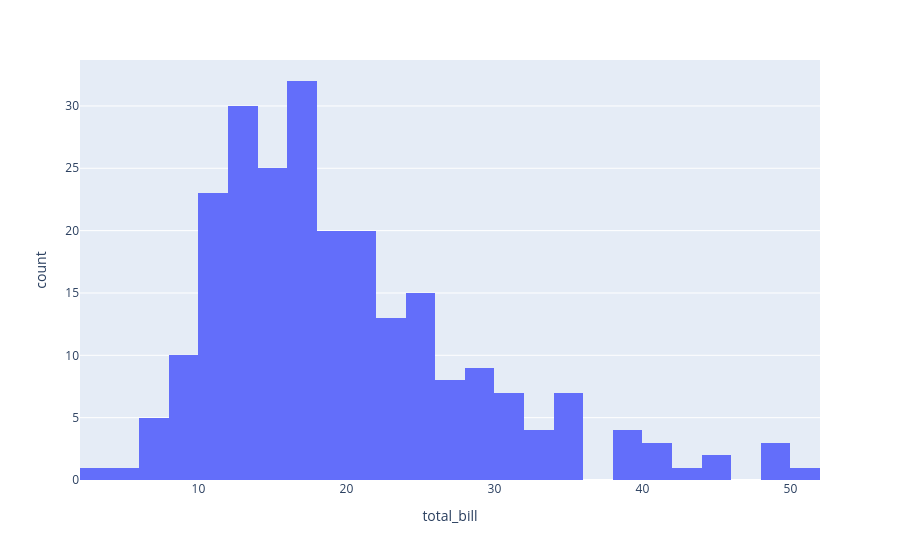

The notebook cell this image was saved under:
### Code cell
#iplot
#cf is not working properly 
import plotly.express as px #direct interaction with plotly

fig = px.histogram(tips, x='total_bill')
fig.show()

### Figure 1 — Plotly figure (JSON) as saved in the notebook; plotly's stock layout.template omitted (floating-point values rounded to 4 significant figures; data arrays with more than 128 entries replaced by an {"elided": "..."} marker saying what was removed)
{"data": [{"bingroup": "x", "hovertemplate": "total_bill=%{x}<br>count=%{y}<extra></extra>", "legendgroup": "", "marker": {"color": "#636efa", "pattern": {"shape": ""}}, "name": "", "orientation": "v", "showlegend": false, "type": "histogram", "x": {"elided": "244 float values"}, "xaxis": "x", "yaxis": "y"}], "layout": {"barmode": "relative", "legend": {"tracegroupgap": 0}, "margin": {"t": 60}, "xaxis": {"anchor": "y", "domain": [0, 1], "title": {"text": "total_bill"}}, "yaxis": {"anchor": "x", "domain": [0, 1], "title": {"text": "count"}}}}
